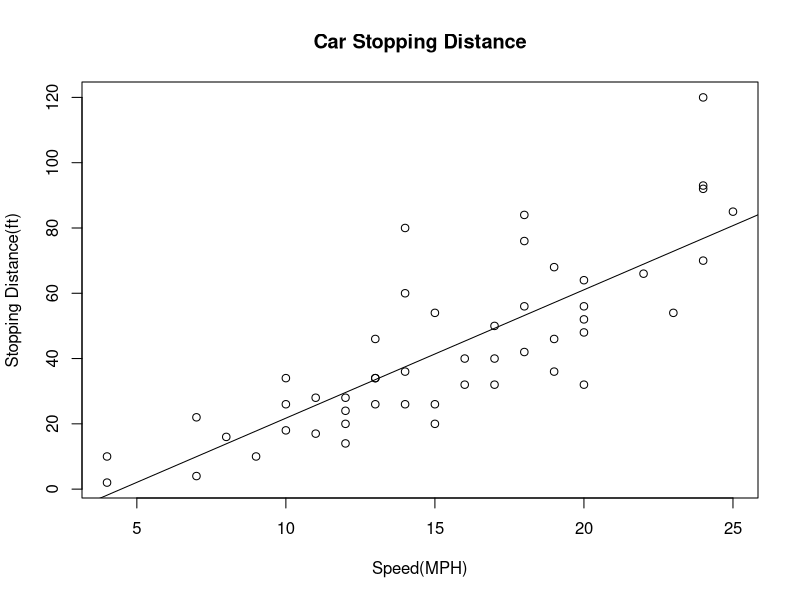
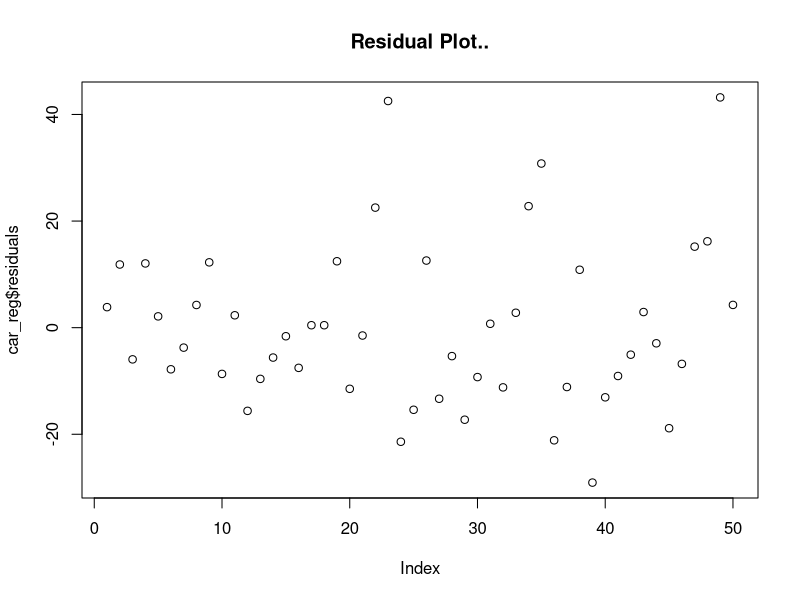

Write R code to recreate these figures, in order.
data(cars)
?cars
### looking at the begging of the data
head(cars)
###making Scatter plot with stopping distance as my response Y
###### and speed as my explanatory variable X
plot(dist~speed, data = cars, main = "Car Stopping Distance",
     ylab = "Stopping Distance(ft)", xlab ="Speed(MPH)")

## Modeling my response against my explanatory!
car_reg <- lm(dist ~ speed, data = cars) 

#adding regression line over plot 
abline(car_reg)

summary(car_reg)

## residual plot

plot(car_reg$residuals, main = "Residual Plot..")

